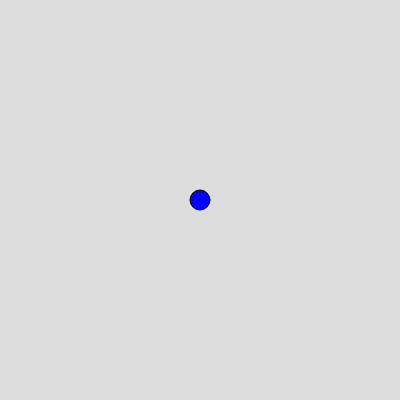
Frame 1 (no input)
Frame 60 (no input): identical to frame 1, image omitted
Frame 120 (the mouse pressed at the canvas centre since frame 60): identical to frame 1, image omitted

The p5.js sketch that drew this single still picture (run headless with seeded random() and noise() and a simulated clock; from frame 60 on, the mouse is pressed at the canvas centre):

// p5.js sketch
// ── sketch.js
function setup() {
  createCanvas(400, 400);
}

function draw() {
  background(220);
  fill('blue')
  ellipse(200, 200, 20)
}
